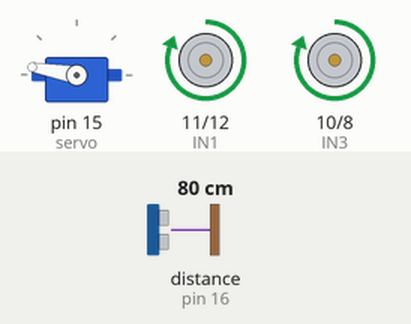
Simulated run of this sketch. Board: Arduino Uno, built with avr-gcc and run on an emulated ATmega328P. On the bench: servo, motor-driver pin pairs drawn as motors (green arrow = first pin HIGH = forward, orange = second pin HIGH = backward, longer = more drive, scaled by the enable pin). The inputs (shaded band) are chosen by the test bench; at power-on: distance to the obstacle (sensor on pin 16) 80 cm. The echo pulse lasts 58.3 µs per cm.

Above: at 1.4 s.
1.5 s: distance to the obstacle (sensor on pin 16) set to 17 cm
At 1.94 s:
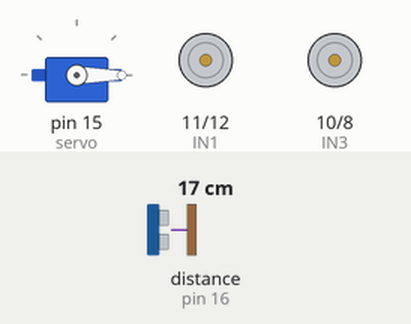
4.6 s: distance to the obstacle (sensor on pin 16) set to 13 cm
At 5.84 s:
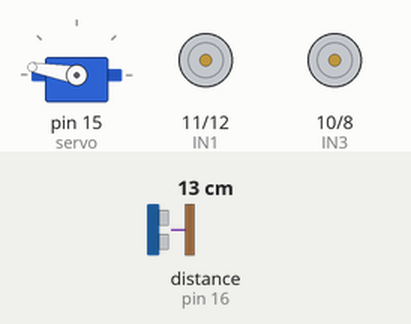
7.7 s: distance to the obstacle (sensor on pin 16) set to 15 cm
10.8 s: distance to the obstacle (sensor on pin 16) set to 18 cm
13.9 s: distance to the obstacle (sensor on pin 16) set to 2 cm
At 15.9 s:
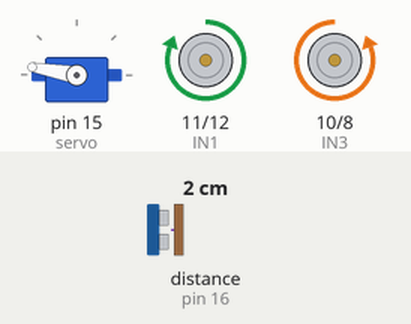
Timing chart, 0 to 18.0 s (numbered marks = the images above; inputs shaded):
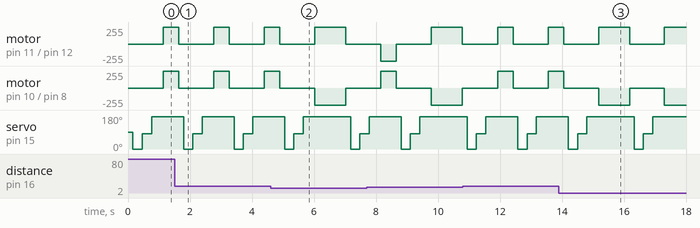

The sketch:

car_new_logic.ino
```cpp
#include <Ultrasonic.h>
#include <Servo.h>

Servo servo;

const int angle                    = 10;   // угол при криво закреплённом датчике расстояния
const int servo_delay              = 150;  // задержка положения сервопривода
const int ride_delay_min           = 250;  // задержка проверки поезки минимум
const int ride_delay_mid           = 500;  // задержка проверки поезки средняя
const int ride_delay_max           = 1000;  // задержка проверки поезки максимум
const float minimal_distances_side = 10;   // расстояние по бокам от которого начинает работать цикл объезда
const float minimal_distance       = 15;   // расстояние от которого начинает работать цикл объезда
const int IN1                      = 11;   // 1ый порт 1ого двигателя
const int IN2                      = 12;   // 2ой порт 1ого двигателя
const int EN1                      = 13;   // 1ый порт регулирования скважности питания
const int EN2                      = 9;    // 2ой порт регулирования скважности питания
const int IN3                      = 10;   // 1ый порт 2ого двигателя
const int IN4                      = 8;    // 2ой порт 2ого двигателя

struct distance_data {                   // расстояния от боков и до препятствия напрямую
  float right;
  float front;
  float left;
};

Ultrasonic ultrasonic(17, 16);        // Объявляем объект sensor, указывая номера arduino подключенные к выводам TRIG и ECHO датчика

distance_data distance () {              // заполнение структуры расстояний (значения не точные, криво закрепил
  distance_data data;
  delay(servo_delay);
  servo.write(0);
  delay(servo_delay);
  data.right = ultrasonic.distanceRead(CM);
  delay(servo_delay);
  servo.write(90 - angle);
  delay(servo_delay);
  data.front = ultrasonic.distanceRead(CM);
  delay(servo_delay);
  servo.write(180 - angle);
  delay(servo_delay);
  data.left = ultrasonic.distanceRead(CM);
  delay(servo_delay * 3 / 2);
  return data;
}

void motor_control(const int port_1, const int port_2, const int ride_delay) {
  digitalWrite (EN1, HIGH);
  digitalWrite (EN2, HIGH);
  digitalWrite (port_1, HIGH);
  digitalWrite (port_2, HIGH);
  if (ride_delay != 0) {
    delay(ride_delay);
    digitalWrite (EN1, LOW);
    digitalWrite (EN2, LOW);
    digitalWrite (port_1, LOW);
    digitalWrite (port_2, LOW);
  }
}

void forward(const int _delay) {
  motor_control(IN1, IN3, _delay);
}

void right(const int _delay) {
  motor_control(IN1, IN4, _delay);                   // движение назад-направо
}

void left(const int _delay) {
  motor_control(IN2, IN3, _delay);                   // движение назад-налево
}

void back(const int _delay) {
  motor_control(IN2, IN4, _delay);                     // движение назад
}

void ride(distance_data &data) {              // контроль движения (дополнительная подстройка)
  if ((data.left > data.front) && (data.left > data.right)) {
    left(ride_delay_mid); // поворачиваем налево 0,5 секунд.
    if (data.left > minimal_distance) {
      forward(ride_delay_mid); // едем вперед 0.5 секунды.
    }
  } else {
    if (data.right > data.front) {
      right(ride_delay_mid); // поворачиваем направо 0,5 секунд.
      if (data.right > minimal_distance) {
        forward(ride_delay_mid); // едем вперед 0.5 секунды
      }
    } else {
      if (data.front > minimal_distance) {
        forward(ride_delay_mid); // едем вперед 0.5 секунды.
      } else {
        right(ride_delay_max); // разворачиваемся.
      }
    }
  }
}

void setup()
{
  servo.attach(15);
  pinMode (EN1, OUTPUT);
  pinMode (EN2, OUTPUT);
  pinMode (IN1, OUTPUT);
  pinMode (IN2, OUTPUT);
  pinMode (IN3, OUTPUT);
  pinMode (IN4, OUTPUT);
}
void loop()
{
  distance_data data = distance();
  ride(data);
}
```

Measured:
- the behaviour switches between 16 and 15 cm on distance to the obstacle (sensor on pin 16) (found by bisection; images 1 and 2)
- after the input at 13.9 s, motor on pin 11 (IN1) / pin 12 (IN2): forward 255/255 → stopped after 2.3 s, → forward 255/255 1.1 s later; motor on pin 10 (IN3) / pin 8 (IN4): stopped → backward 255/255 after 1.3 s, → stopped 1.0 s later, → backward 255/255 1.1 s later
